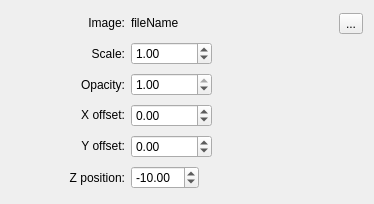
     <widget class="QWidget" name="pageFind">
      <property name="geometry">
       <rect>
        <x>0</x>
        <y>0</y>
        <width>374</width>
        <height>204</height>
       </rect>
      </property>
      <property name="sizePolicy">
       <sizepolicy hsizetype="Preferred" vsizetype="Fixed">
        <horstretch>0</horstretch>
        <verstretch>0</verstretch>
       </sizepolicy>
      </property>
      <property name="autoFillBackground">
       <bool>true</bool>
      </property>
      <attribute name="label">
       <string>Find</string>
      </attribute>
      <layout class="QGridLayout" name="gridLayout_10">
       <item row="0" column="0">
        <widget class="QLabel" name="label_15">
         <property name="sizePolicy">
          <sizepolicy hsizetype="Expanding" vsizetype="Fixed">
           <horstretch>0</horstretch>
           <verstretch>0</verstretch>
          </sizepolicy>
         </property>
         <property name="text">
          <string>Image:</string>
         </property>
         <property name="alignment">
          <set>Qt::AlignRight|Qt::AlignTrailing|Qt::AlignVCenter</set>
         </property>
        </widget>
       </item>
       <item row="0" column="1" colspan="2">
        <layout class="QGridLayout" name="gridLayout_9">
         <item row="0" column="2">
          <widget class="QToolButton" name="buttonFindImage">
           <property name="text">
            <string>...</string>
           </property>
          </widget>
         </item>
         <item row="0" column="1">
          <widget class="QLabel" name="labelFindFile">
           <property name="sizePolicy">
            <sizepolicy hsizetype="Preferred" vsizetype="Fixed">
             <horstretch>0</horstretch>
             <verstretch>0</verstretch>
            </sizepolicy>
           </property>
           <property name="text">
            <string>fileName</string>
           </property>
          </widget>
         </item>
        </layout>
       </item>
       <item row="1" column="0">
        <widget class="QLabel" name="label_27">
         <property name="sizePolicy">
          <sizepolicy hsizetype="Expanding" vsizetype="Preferred">
           <horstretch>0</horstretch>
           <verstretch>0</verstretch>
          </sizepolicy>
         </property>
         <property name="text">
          <string>Scale:</string>
         </property>
         <property name="alignment">
          <set>Qt::AlignRight|Qt::AlignTrailing|Qt::AlignVCenter</set>
         </property>
        </widget>
       </item>
       <item row="1" column="1">
        <widget class="QDoubleSpinBox" name="spinFindScale">
         <property name="sizePolicy">
          <sizepolicy hsizetype="Preferred" vsizetype="Fixed">
           <horstretch>0</horstretch>
           <verstretch>0</verstretch>
          </sizepolicy>
         </property>
         <property name="minimum">
          <double>0.010000000000000</double>
         </property>
         <property name="maximum">
          <double>100.000000000000000</double>
         </property>
         <property name="value">
          <double>1.000000000000000</double>
         </property>
        </widget>
       </item>
       <item row="2" column="0">
        <widget class="QLabel" name="label_8">
         <property name="sizePolicy">
          <sizepolicy hsizetype="Expanding" vsizetype="Preferred">
           <horstretch>0</horstretch>
           <verstretch>0</verstretch>
          </sizepolicy>
         </property>
         <property name="text">
          <string>Opacity:</string>
         </property>
         <property name="alignment">
          <set>Qt::AlignRight|Qt::AlignTrailing|Qt::AlignVCenter</set>
         </property>
        </widget>
       </item>
       <item row="2" column="1">
        <widget class="QDoubleSpinBox" name="spinFindOpacity">
         <property name="sizePolicy">
          <sizepolicy hsizetype="Preferred" vsizetype="Fixed">
           <horstretch>0</horstretch>
           <verstretch>0</verstretch>
          </sizepolicy>
         </property>
         <property name="minimum">
          <double>0.010000000000000</double>
         </property>
         <property name="maximum">
          <double>1.000000000000000</double>
         </property>
         <property name="singleStep">
          <double>0.010000000000000</double>
         </property>
         <property name="value">
          <double>1.000000000000000</double>
         </property>
        </widget>
       </item>
       <item row="3" column="0">
        <widget class="QLabel" name="label_26">
         <property name="sizePolicy">
          <sizepolicy hsizetype="Expanding" vsizetype="Fixed">
           <horstretch>0</horstretch>
           <verstretch>0</verstretch>
          </sizepolicy>
         </property>
         <property name="text">
          <string>X offset:</string>
         </property>
         <property name="alignment">
          <set>Qt::AlignRight|Qt::AlignTrailing|Qt::AlignVCenter</set>
         </property>
        </widget>
       </item>
       <item row="3" column="1">
        <widget class="QDoubleSpinBox" name="spinFindX">
         <property name="sizePolicy">
          <sizepolicy hsizetype="Preferred" vsizetype="Fixed">
           <horstretch>0</horstretch>
           <verstretch>0</verstretch>
          </sizepolicy>
         </property>
         <property name="minimum">
          <double>-10000.000000000000000</double>
         </property>
         <property name="maximum">
          <double>10000.000000000000000</double>
         </property>
        </widget>
       </item>
       <item row="3" column="2">
        <spacer name="horizontalSpacer_5">
         <property name="orientation">
          <enum>Qt::Horizontal</enum>
         </property>
         <property name="sizeType">
          <enum>QSizePolicy::Preferred</enum>
         </property>
         <property name="sizeHint" stdset="0">
          <size>
           <width>145</width>
           <height>20</height>
          </size>
         </property>
        </spacer>
       </item>
       <item row="4" column="0">
        <widget class="QLabel" name="label_28">
         <property name="sizePolicy">
          <sizepolicy hsizetype="Expanding" vsizetype="Fixed">
           <horstretch>0</horstretch>
           <verstretch>0</verstretch>
          </sizepolicy>
         </property>
         <property name="text">
          <string>Y offset:</string>
         </property>
         <property name="alignment">
          <set>Qt::AlignRight|Qt::AlignTrailing|Qt::AlignVCenter</set>
         </property>
        </widget>
       </item>
       <item row="4" column="1">
        <widget class="QDoubleSpinBox" name="spinFindY">
         <property name="sizePolicy">
          <sizepolicy hsizetype="Fixed" vsizetype="Fixed">
           <horstretch>0</horstretch>
           <verstretch>0</verstretch>
          </sizepolicy>
         </property>
         <property name="minimum">
          <double>-10000.000000000000000</double>
         </property>
         <property name="maximum">
          <double>10000.000000000000000</double>
         </property>
        </widget>
       </item>
       <item row="5" column="0">
        <widget class="QLabel" name="label_9">
         <property name="sizePolicy">
          <sizepolicy hsizetype="Expanding" vsizetype="Preferred">
           <horstretch>0</horstretch>
           <verstretch>0</verstretch>
          </sizepolicy>
         </property>
         <property name="text">
          <string>Z position:</string>
         </property>
         <property name="alignment">
          <set>Qt::AlignRight|Qt::AlignTrailing|Qt::AlignVCenter</set>
         </property>
        </widget>
       </item>
       <item row="5" column="1">
        <widget class="QDoubleSpinBox" name="spinFindZ">
         <property name="sizePolicy">
          <sizepolicy hsizetype="Fixed" vsizetype="Fixed">
           <horstretch>0</horstretch>
           <verstretch>0</verstretch>
          </sizepolicy>
         </property>
         <property name="minimum">
          <double>-100.000000000000000</double>
         </property>
         <property name="maximum">
          <double>100.000000000000000</double>
         </property>
         <property name="value">
          <double>-10.000000000000000</double>
         </property>
        </widget>
       </item>
       <item row="5" column="2">
        <spacer name="horizontalSpacer_4">
         <property name="orientation">
          <enum>Qt::Horizontal</enum>
         </property>
         <property name="sizeType">
          <enum>QSizePolicy::Preferred</enum>
         </property>
         <property name="sizeHint" stdset="0">
          <size>
           <width>145</width>
           <height>20</height>
          </size>
         </property>
        </spacer>
       </item>
      </layout>
     </widget>
